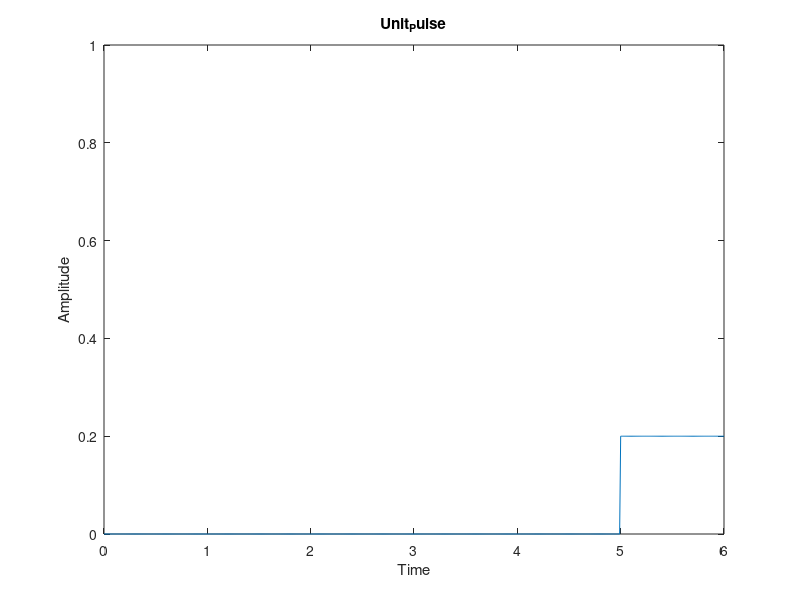

The MATLAB source for this figure:
clc;
clear all;
close all;
t=0:0.01:6;
l=length(t);
a=input('Enter a = ');
for i=1:l
    if t(i)>=a && t(i)<=a+2
        y(i)=1/a;
    else
        y(i)=0;
    end
end
plot(t,y); axis([0 6 0 1])
title('Unit_Pulse')
xlabel('Time')
ylabel('Amplitude')
